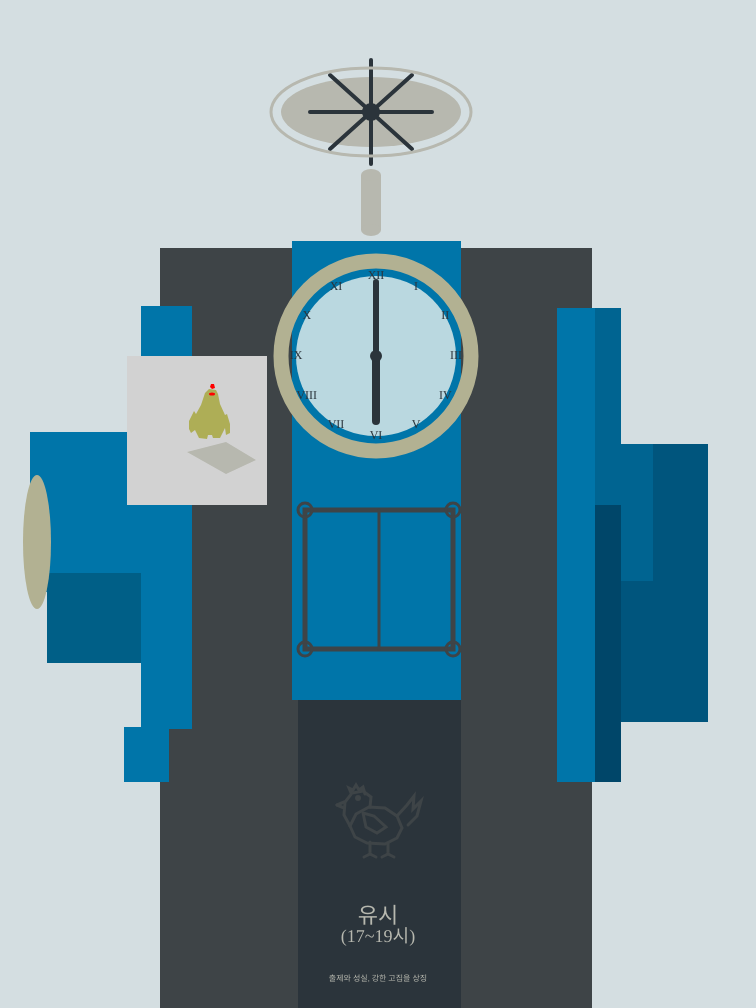
Frame 1 (no input)
Frame 60 (no input): identical to frame 1, image omitted
Frame 120 (the mouse pressed at the canvas centre since frame 60): identical to frame 1, image omitted

The p5.js sketch that drew this single still picture (run headless with seeded random() and noise() and a simulated clock; from frame 60 on, the mouse is pressed at the canvas centre):

// p5.js sketch
// ── sketch.js
function setup() {
  createCanvas(756, 1008);
}

function draw() {

  // 색상 설정
  let cyan = color(0, 117, 169);
  let black = color(43, 52, 59);
  let darkBlack = color(62, 68, 71);
  let metal = color(183, 184, 175);
  let clockColor = color(178, 177, 146);


  // 하늘 배경
  background(212, 222, 225);

  // 검은색 큰 구조물
  noStroke();
  fill(darkBlack);

  beginShape();
  vertex(160, 248);
  vertex(292, 248);
  vertex(292, 700);
  vertex(461, 700);
  vertex(461, 248);
  vertex(592, 248);
  vertex(592, 1009);
  vertex(160, 1009);
  endShape(CLOSE);

  fill(black)
  rect(298, 685, 163, 324);
  
  //가운데 청록색 구조물
  noStroke();
  fill(cyan);

  rect(292, 241, 169, 459);


  // 오른쪽 청록색 구조물 (빈틈 및 겹침 수정 완료)
  
  // 1. 가장 밝은 청록색 (상단 & 하단 좌측)
  fill(cyan);
  rect(557, 308, 38, 197);  // 상단 세로 높이 연결 (308~505)
  rect(557, 505, 38, 277);  // 하단 영역 X좌표 맞춤 (557)

  // 2. 중간 청록색 (상단 중앙 & 중간 우측)
  fill(0, 100, 145);
  rect(595, 308, 26, 197);  // Y: 308~505, X: 595~621
  rect(621, 444, 32, 137);  // X: 621~653

  // 3. 진한 청록색 (우측 하단 & 우측 끝)
  fill(0, 85, 125);
  rect(653, 444, 55, 137);  // Y좌표 맞춤 (444)
  rect(621, 581, 87, 141);  // 너비 확장 (621~708)

  // 4. 가장 진한 청록색 (하단 중앙)
  fill(0, 70, 105);
  rect(595, 505, 26, 277);  // X: 595~621, Y: 505~782

  
  // 왼쪽 바깥쪽의 사각형
  noStroke();

  // 윗면
  fill(cyan);
  rect(30, 432, 130, 160);

  // 아랫면
  fill(0, 95, 135);
  rect(47, 573, 100, 90);

    // 가장 바깥쪽의 타원
  fill(clockColor)
  ellipse(37, 542, 28, 134);

  // 닭 그림 뒤쪽의 청록색 구조물
  noStroke();
  fill(cyan);
  rect(141, 306, 51, 423);
  rect(124, 727, 45, 55);

// 얇은 검은색 상자
  noFill();
  stroke(darkBlack);
  strokeWeight(5);

  rect(305, 510, 148, 139);


  // 네 모서리의 작은 못
  stroke(darkBlack);
  strokeWeight(3);

  ellipse(305, 510, 14, 14);
  ellipse(453, 510, 14, 14);
  ellipse(305, 649, 14, 14);
  ellipse(453, 649, 14, 14);


  // 가운데 문틈
  line(379, 510, 379, 649);

   // 시계와 나침반 사이의 금속 기둥
  noStroke();
  fill(metal);

  rect(361, 175, 20, 55);
  ellipse(371, 175, 20, 12);
  ellipse(371, 230, 20, 12);


  // 나침반
  noStroke();
  fill(metal);
  ellipse(371, 112, 180, 70);

  // 나침반 바늘
  stroke(black);
  strokeWeight(4);

  line(310, 112, 432, 112);
  line(371, 60, 371, 164);
  line(330, 75, 412, 149);
  line(330, 149, 412, 75);

  // 나침반 중심
  noStroke();
  fill(black);
  ellipse(371, 112, 18, 18);

  // 나침반 외곽선
  noFill();
  stroke(metal);
  strokeWeight(3);

  ellipse(371, 112, 200, 88);


  // 시계 테두리
  noFill();
  stroke(clockColor);
  strokeWeight(15);

  ellipse(376, 356, 190, 190);


  // 시계판
  noStroke();
  fill(186, 216, 224);

  ellipse(376, 356, 160, 160);


  // 시계 숫자
  fill(black);

  textAlign(CENTER, CENTER);
  textFont("Malgun Gothic");
  textSize(12);

  let centerX = 376;
  let centerY = 356;
  let radius = 80;

  let numbers = [
    "XII", "I", "II", "III",
    "IV", "V", "VI", "VII",
    "VIII", "IX", "X", "XI"
  ];

  for (let i = 0; i < 12; i++) {
    let angle = radians(i * 30 - 90);

    let x = centerX + radius * cos(angle);
    let y = centerY + radius * sin(angle);

    text(numbers[i], x, y);
  }


  // 시계 바늘 - 6시 정각
  stroke(black);
  strokeWeight(6);

  // 분침 - 12시 방향
  line(376, 356, 376, 282);

  // 시침 - 6시 방향
  strokeWeight(8);
  line(376, 356, 376, 421);

  // 시계 중심점
  noStroke();
  fill(black);
  ellipse(376, 356, 12, 12);

    // 닭이 있는 공간
  noStroke();
  fill(210);
  rect(127, 356, 140, 149);


  // 닭 몸통
  noStroke();
  fill(150, 150, 0, 150);

  beginShape();

  vertex(209, 389);
  vertex(205, 393);
  vertex(201, 405);
  vertex(196, 414);
  vertex(194, 411);
  vertex(189, 421);
  vertex(189, 429);
  vertex(191, 433);
  vertex(195, 430);
  vertex(199, 438);
  vertex(207, 439);
  vertex(208, 435);
  vertex(212, 435);
  vertex(213, 438);
  vertex(220, 438);
  vertex(222, 434);
  vertex(225, 428);
  vertex(226, 435);
  vertex(230, 433);
  vertex(230, 424);
  vertex(227, 414);
  vertex(225, 415);
  vertex(220, 404);
  vertex(218, 394);
  vertex(216, 390);

  endShape(CLOSE);


  // 닭 벼슬
  noStroke();
  fill(255, 0, 0);

  beginShape();

  vertex(210, 387);
  vertex(211, 384);
  vertex(214, 384);
  vertex(215, 388);
  vertex(212, 389);

  endShape(CLOSE);

  ellipse(212, 394, 6, 3);


  // 닭 발판
  noStroke();
  fill(metal);

  beginShape();

  vertex(226, 442);
  vertex(256, 460);
  vertex(226, 474);
  vertex(187, 452);
  vertex(226, 442);
  vertex(256, 460);

  endShape(CLOSE);

// 수탉
  // 유시 글자 위에 배치
  push();
  translate(0, 220);

  stroke(darkBlack);
  strokeWeight(3);
  noFill();


  // 몸통
  beginShape();
  vertex(350, 606);
  vertex(356, 594);
  vertex(369, 587);
  vertex(385, 588);
  vertex(397, 596);
  vertex(402, 608);
  vertex(397, 618);
  vertex(385, 624);
  vertex(367, 623);
  vertex(355, 617);
  vertex(350, 606);
  endShape();


  // 목과 머리
  beginShape();
  vertex(350, 606);
  vertex(344, 595);
  vertex(345, 582);
  vertex(352, 573);
  vertex(363, 571);
  vertex(371, 577);
  vertex(370, 587);
  endShape();


  // 부리
  line(344, 582, 337, 585);
  line(337, 585, 344, 588);


  // 닭 벼슬
  beginShape();
  vertex(351, 573);
  vertex(349, 568);
  vertex(353, 570);
  vertex(356, 565);
  vertex(359, 570);
  vertex(363, 567);
  vertex(365, 574);
  endShape();


  // 눈
  fill(darkBlack);
  ellipse(358, 578, 3, 3);


  // 꼬리
  noFill();
  beginShape();
  vertex(397, 596);
  vertex(407, 585);
  vertex(414, 576);
  vertex(413, 589);
  vertex(421, 581);
  vertex(417, 596);
  vertex(408, 605);
  endShape();


  // 다리
  line(370, 622, 370, 634);
  line(388, 623, 388, 634);


  // 발
  line(370, 634, 364, 637);
  line(370, 634, 376, 637);
  line(388, 634, 382, 637);
  line(388, 634, 394, 637);


  // 닭 날개
  beginShape();
  vertex(363, 593);
  vertex(374, 596);
  vertex(386, 607);
  vertex(377, 613);
  vertex(366, 607);
  vertex(363, 593);
  endShape();

  pop();


  // 유시와 시간 표시
  noStroke();
  fill(metal);

  textAlign(CENTER, CENTER);

  // 첫 번째 줄
  textSize(22);
  text("유시", 378, 917);

  // 두 번째 줄
  textSize(18);
  text("(17~19시)", 378, 937);


  // 설명 문구
  textSize(8);
  text("출제와 성실, 강한 고집을 상징", 378, 979);

}
// ── assignment1.js
function setup() {
  createCanvas(756, 1008);
}

function draw() {

  // 색상 설정
  let cyan = color(0, 117, 169);
  let black = color(43, 52, 59);
  let darkBlack = color(62, 68, 71);
  let metal = color(183, 184, 175);
  let clockColor = color(178, 177, 146);


  // 하늘 배경
  background(212, 222, 225);

  // 검은색 큰 구조물
  noStroke();
  fill(darkBlack);

  beginShape();
  vertex(160, 248);
  vertex(292, 248);
  vertex(292, 700);
  vertex(461, 700);
  vertex(461, 248);
  vertex(592, 248);
  vertex(592, 1009);
  vertex(160, 1009);
  endShape(CLOSE);

  fill(black)
  rect(298, 685, 163, 324);
  
  //가운데 청록색 구조물
  noStroke();
  fill(cyan);

  rect(292, 241, 169, 459);


  // 오른쪽 청록색 구조물 (빈틈 및 겹침 수정 완료)
  
  // 1. 가장 밝은 청록색 (상단 & 하단 좌측)
  fill(cyan);
  rect(557, 308, 38, 197);  // 상단 세로 높이 연결 (308~505)
  rect(557, 505, 38, 277);  // 하단 영역 X좌표 맞춤 (557)

  // 2. 중간 청록색 (상단 중앙 & 중간 우측)
  fill(0, 100, 145);
  rect(595, 308, 26, 197);  // Y: 308~505, X: 595~621
  rect(621, 444, 32, 137);  // X: 621~653

  // 3. 진한 청록색 (우측 하단 & 우측 끝)
  fill(0, 85, 125);
  rect(653, 444, 55, 137);  // Y좌표 맞춤 (444)
  rect(621, 581, 87, 141);  // 너비 확장 (621~708)

  // 4. 가장 진한 청록색 (하단 중앙)
  fill(0, 70, 105);
  rect(595, 505, 26, 277);  // X: 595~621, Y: 505~782

  
  // 왼쪽 바깥쪽의 사각형
  noStroke();

  // 윗면
  fill(cyan);
  rect(30, 432, 130, 160);

  // 아랫면
  fill(0, 95, 135);
  rect(47, 573, 100, 90);

    // 가장 바깥쪽의 타원
  fill(clockColor)
  ellipse(37, 542, 28, 134);

  // 닭 그림 뒤쪽의 청록색 구조물
  noStroke();
  fill(cyan);
  rect(141, 306, 51, 423);
  rect(124, 727, 45, 55);

// 얇은 검은색 상자
  noFill();
  stroke(darkBlack);
  strokeWeight(5);

  rect(305, 510, 148, 139);


  // 네 모서리의 작은 못
  stroke(darkBlack);
  strokeWeight(3);

  ellipse(305, 510, 14, 14);
  ellipse(453, 510, 14, 14);
  ellipse(305, 649, 14, 14);
  ellipse(453, 649, 14, 14);


  // 가운데 문틈
  line(379, 510, 379, 649);

   // 시계와 나침반 사이의 금속 기둥
  noStroke();
  fill(metal);

  rect(361, 175, 20, 55);
  ellipse(371, 175, 20, 12);
  ellipse(371, 230, 20, 12);


  // 나침반
  noStroke();
  fill(metal);
  ellipse(371, 112, 180, 70);

  // 나침반 바늘
  stroke(black);
  strokeWeight(4);

  line(310, 112, 432, 112);
  line(371, 60, 371, 164);
  line(330, 75, 412, 149);
  line(330, 149, 412, 75);

  // 나침반 중심
  noStroke();
  fill(black);
  ellipse(371, 112, 18, 18);

  // 나침반 외곽선
  noFill();
  stroke(metal);
  strokeWeight(3);

  ellipse(371, 112, 200, 88);


  // 시계 테두리
  noFill();
  stroke(clockColor);
  strokeWeight(15);

  ellipse(376, 356, 190, 190);


  // 시계판
  noStroke();
  fill(186, 216, 224);

  ellipse(376, 356, 160, 160);


  // 시계 숫자
  fill(black);

  textAlign(CENTER, CENTER);
  textFont("Malgun Gothic");
  textSize(12);

  let centerX = 376;
  let centerY = 356;
  let radius = 80;

  let numbers = [
    "XII", "I", "II", "III",
    "IV", "V", "VI", "VII",
    "VIII", "IX", "X", "XI"
  ];

  for (let i = 0; i < 12; i++) {
    let angle = radians(i * 30 - 90);

    let x = centerX + radius * cos(angle);
    let y = centerY + radius * sin(angle);

    text(numbers[i], x, y);
  }


  // 시계 바늘 - 6시 정각
  stroke(black);
  strokeWeight(6);

  // 분침 - 12시 방향
  line(376, 356, 376, 282);

  // 시침 - 6시 방향
  strokeWeight(8);
  line(376, 356, 376, 421);

  // 시계 중심점
  noStroke();
  fill(black);
  ellipse(376, 356, 12, 12);

    // 닭이 있는 공간
  noStroke();
  fill(210);
  rect(127, 356, 140, 149);


  // 닭 몸통
  noStroke();
  fill(150, 150, 0, 150);

  beginShape();

  vertex(209, 389);
  vertex(205, 393);
  vertex(201, 405);
  vertex(196, 414);
  vertex(194, 411);
  vertex(189, 421);
  vertex(189, 429);
  vertex(191, 433);
  vertex(195, 430);
  vertex(199, 438);
  vertex(207, 439);
  vertex(208, 435);
  vertex(212, 435);
  vertex(213, 438);
  vertex(220, 438);
  vertex(222, 434);
  vertex(225, 428);
  vertex(226, 435);
  vertex(230, 433);
  vertex(230, 424);
  vertex(227, 414);
  vertex(225, 415);
  vertex(220, 404);
  vertex(218, 394);
  vertex(216, 390);

  endShape(CLOSE);


  // 닭 벼슬
  noStroke();
  fill(255, 0, 0);

  beginShape();

  vertex(210, 387);
  vertex(211, 384);
  vertex(214, 384);
  vertex(215, 388);
  vertex(212, 389);

  endShape(CLOSE);

  ellipse(212, 394, 6, 3);


  // 닭 발판
  noStroke();
  fill(metal);

  beginShape();

  vertex(226, 442);
  vertex(256, 460);
  vertex(226, 474);
  vertex(187, 452);
  vertex(226, 442);
  vertex(256, 460);

  endShape(CLOSE);

// 수탉
  // 유시 글자 위에 배치
  push();
  translate(0, 220);

  stroke(darkBlack);
  strokeWeight(3);
  noFill();


  // 몸통
  beginShape();
  vertex(350, 606);
  vertex(356, 594);
  vertex(369, 587);
  vertex(385, 588);
  vertex(397, 596);
  vertex(402, 608);
  vertex(397, 618);
  vertex(385, 624);
  vertex(367, 623);
  vertex(355, 617);
  vertex(350, 606);
  endShape();


  // 목과 머리
  beginShape();
  vertex(350, 606);
  vertex(344, 595);
  vertex(345, 582);
  vertex(352, 573);
  vertex(363, 571);
  vertex(371, 577);
  vertex(370, 587);
  endShape();


  // 부리
  line(344, 582, 337, 585);
  line(337, 585, 344, 588);


  // 닭 벼슬
  beginShape();
  vertex(351, 573);
  vertex(349, 568);
  vertex(353, 570);
  vertex(356, 565);
  vertex(359, 570);
  vertex(363, 567);
  vertex(365, 574);
  endShape();


  // 눈
  fill(darkBlack);
  ellipse(358, 578, 3, 3);


  // 꼬리
  noFill();
  beginShape();
  vertex(397, 596);
  vertex(407, 585);
  vertex(414, 576);
  vertex(413, 589);
  vertex(421, 581);
  vertex(417, 596);
  vertex(408, 605);
  endShape();


  // 다리
  line(370, 622, 370, 634);
  line(388, 623, 388, 634);


  // 발
  line(370, 634, 364, 637);
  line(370, 634, 376, 637);
  line(388, 634, 382, 637);
  line(388, 634, 394, 637);


  // 닭 날개
  beginShape();
  vertex(363, 593);
  vertex(374, 596);
  vertex(386, 607);
  vertex(377, 613);
  vertex(366, 607);
  vertex(363, 593);
  endShape();

  pop();


  // 유시와 시간 표시
  noStroke();
  fill(metal);

  textAlign(CENTER, CENTER);

  // 첫 번째 줄
  textSize(22);
  text("유시", 378, 917);

  // 두 번째 줄
  textSize(18);
  text("(17~19시)", 378, 937);


  // 설명 문구
  textSize(8);
  text("출제와 성실, 강한 고집을 상징", 378, 979);
  
}
